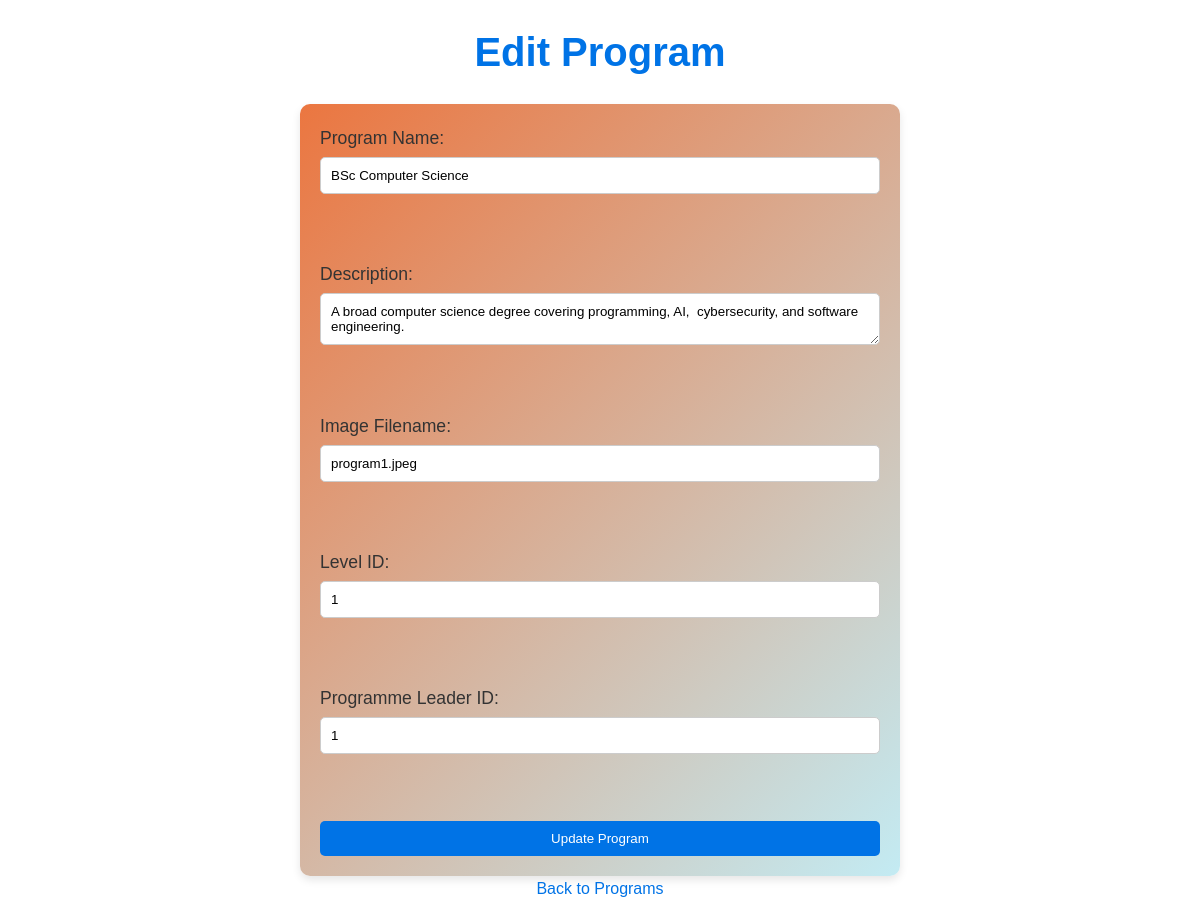
/admin/edit_program.php?id=1 (signed in), run on the app's committed database.
### tables this page shows
CREATE TABLE `Programmes` (
  `ProgrammeID` int(11) NOT NULL,
  `ProgrammeName` text NOT NULL,
  `LevelID` int(11) DEFAULT NULL,
  `ProgrammeLeaderID` int(11) DEFAULT NULL,
  `Description` text DEFAULT NULL,
  `Image` text DEFAULT NULL
);

### admin/edit_program.php (the view, shortened to what this page needs)
<?php
include '../includes/db_connect.php';
$programID = isset($_GET['id']) ? filter_input(INPUT_GET, 'id', FILTER_VALIDATE_INT) : 0;
$sql = "SELECT ProgrammeName, Description, Image, LevelID, ProgrammeLeaderID FROM Programmes WHERE ProgrammeID = ?";
$stmt = $conn->prepare($sql);
$stmt->bind_param("i", $programID);
$stmt->execute();
$result = $stmt->get_result();
if ($result->num_rows > 0) {
    $program = $result->fetch_assoc();
} else {
    echo "Program not found.";
    exit;
}
?>
<!DOCTYPE html>
<html>
<head>
    <link rel="stylesheet" href="../css/stylesadminedit_program.css">
</head>
<body>
    <h1>Edit Program</h1>
    <div class="add-form">
    <form method="post">
        <label for="program_name">Program Name:</label>
        <input type="text" name="program_name" id="program_name" value="<?php echo htmlspecialchars($program['ProgrammeName']); ?>" required><br><br>
        <label for="description">Description:</label>
        <textarea name="description" id="description" required><?php echo htmlspecialchars($program['Description']); ?></textarea><br><br>
        <label for="image">Image Filename:</label>
        <input type="text" name="image" id="image" value="<?php echo htmlspecialchars($program['Image']); ?>" required><br><br>
        <label for="level_id">Level ID:</label>
        <input type="number" name="level_id" id="level_id" value="<?php echo htmlspecialchars($program['LevelID']); ?>" required><br><br>
        <label for="programme_leader_id">Programme Leader ID:</label>
        <input type="number" name="programme_leader_id" id="programme_leader_id" value="<?php echo htmlspecialchars($program['ProgrammeLeaderID']); ?>" required><br><br>
        <input type="submit" value="Update Program">
    </form>
    </div>
    <p><a href="programs.php">Back to Programs</a></p>
</body>
</html>

### css/stylesadminedit_program.css (style rules this page uses)
* { margin: 0; padding: 0; box-sizing: border-box; font-family: 'Arial', sans-serif; }
body { background-image: url('../images/background3.jpg'); background-size: cover; background-repeat: no-repeat; background-position: center center; color: #333; line-height: 1.6; padding: 20px; display: flex; flex-direction: column; align-items: center; }
h1 { font-size: 2.5rem; margin-bottom: 20px; color: #0073e6; }
.add-form { background: linear-gradient(135deg, #eb7640, #c3ebf3); border-radius: 10px; padding: 20px; box-shadow: 0 4px 8px rgba(0, 0, 0, 0.1); max-width: 600px; width: 100%; }
.add-form form { display: flex; flex-direction: column; }
.add-form label { font-size: 1.1rem; margin-bottom: 5px; }
.add-form input[type="text"], .add-form input[type="number"], .add-form textarea { padding: 10px; width: 100%; margin-bottom: 15px; border: 1px solid #ccc; border-radius: 5px; }
.add-form input[type="submit"] { background: #0073e6; color: white; border: none; padding: 10px 15px; border-radius: 5px; cursor: pointer; }
a { color: #0073e6; text-decoration: none; }

### data on the page
programmes: program_name "BSc Computer Science", description "A broad computer science degree covering programming, AI, cybersecurity, and software engineering.", image "program1.jpeg", level_id "1", programme_leader_id "1"
